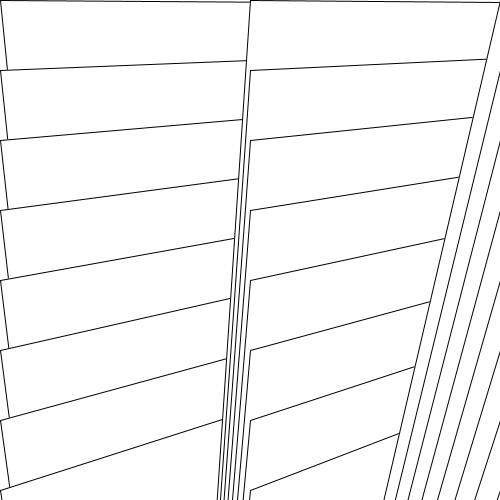
Frame 1 (no input)
Frame 60 (the mouse pressed at the canvas centre just before this capture): identical to frame 1, image omitted
Frame 120 (the mouse held since frame 60 and released just before this capture): identical to frame 1, image omitted

The Processing sketch that drew this single still picture (run headless with seeded random() and noise(); from frame 60 on, the mouse is pressed at the canvas centre):

// Processing sketch: processing_65403
// ── processing_65403.pde

//E7 Loops + Gegensatzpaare = behäbig


void setup(){
  size (500, 500);
  smooth();
}
  
void draw(){background(255);
    
  for(int i = 0; i<= height; i = i + 250){
  for(int j = 0; j<= width ; j = j + 70){
  triangle(i, j, 1500, 10, 150,1500);}
}}
